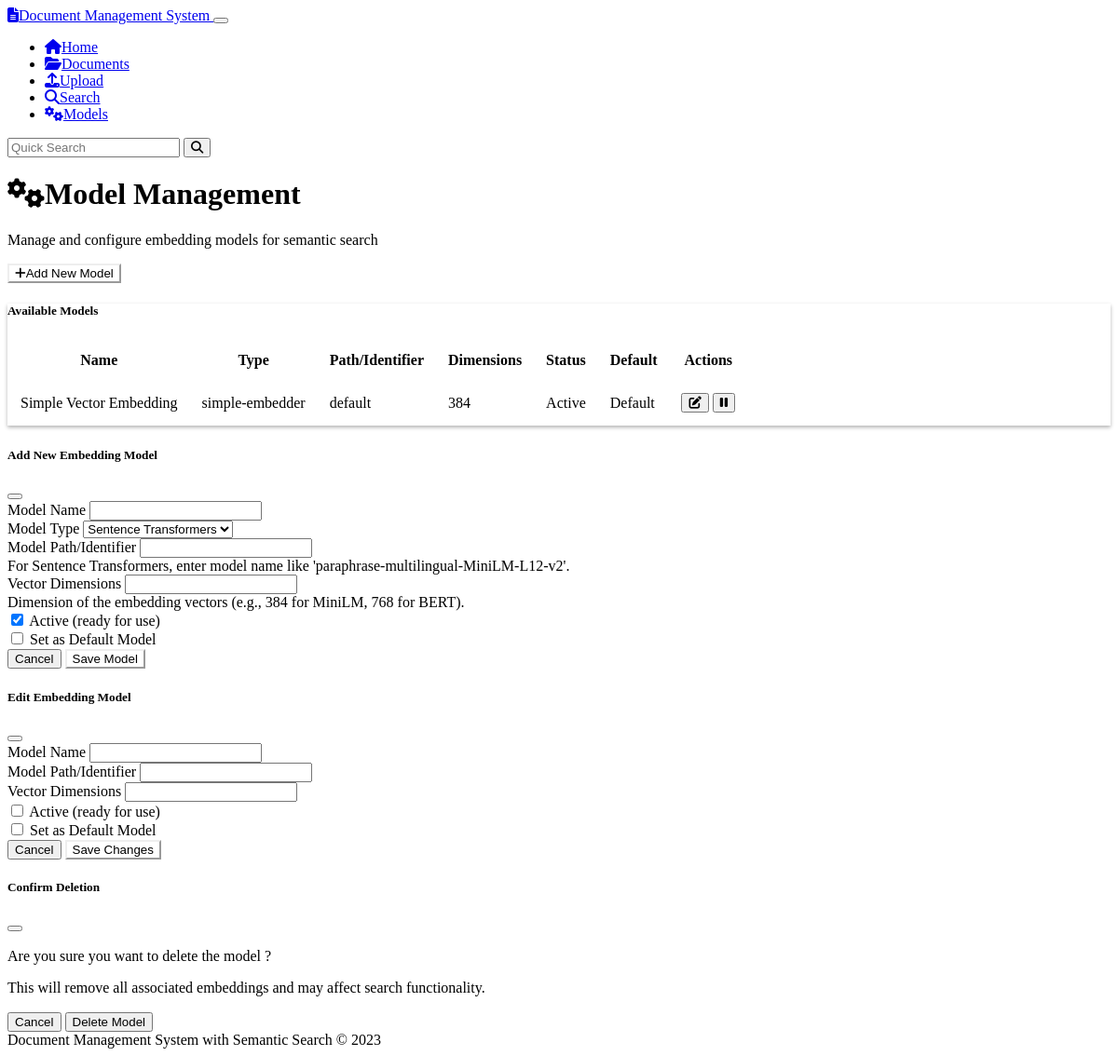
The page /models on the database as committed earlier.
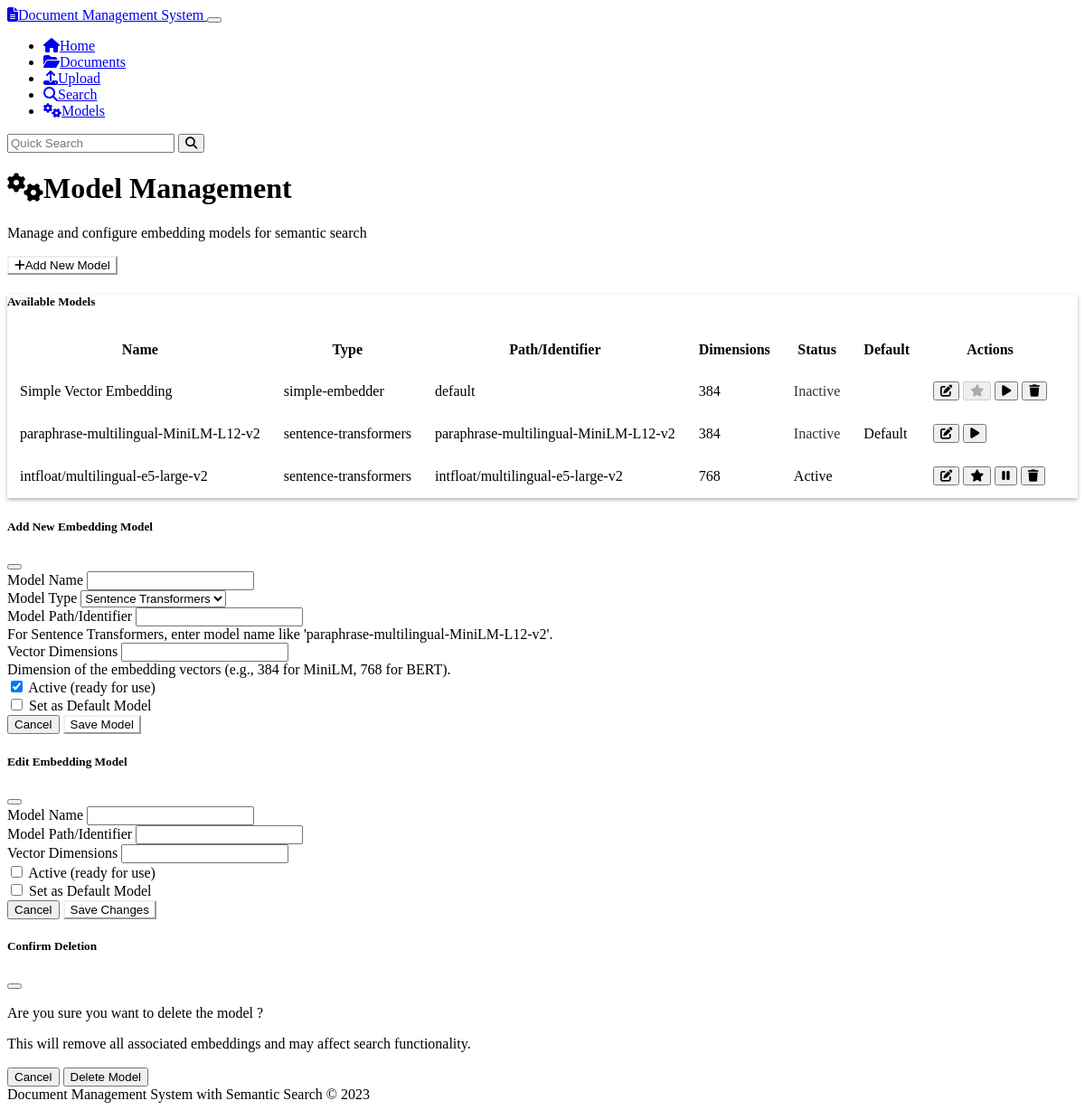
The same page on the database as committed later.
### models.py (models this page shows, shortened)
class EmbeddingModel(db.Model):
    id = db.Column(db.String(36), primary_key=True, default=lambda: str(uuid.uuid4()))
    name = db.Column(db.String(100), nullable=False, unique=True)
    model_type = db.Column(db.String(50), nullable=False)  # sentence-transformers, openai, etc.
    model_path = db.Column(db.String(255), nullable=False)  # Path or identifier for the model
    dimension = db.Column(db.Integer, nullable=False)
    is_active = db.Column(db.Boolean, default=True)
    is_default = db.Column(db.Boolean, default=False)
    config = db.Column(JSON, nullable=True)  # Additional configuration
    created_at = db.Column(db.DateTime, default=datetime.datetime.utcnow)
    embeddings = db.relationship('ChunkEmbedding', backref='model', cascade='all, delete-orphan')

### routes.py (the view)
@app.route('/models')
def model_management():
    models = EmbeddingModel.query.all()
    return render_template('model_management.html', models=models)

### templates/model_management.html (shortened to what this page needs)
{% extends 'base.html' %}
{% block content %}
<div class="row mb-4">
    <div class="col-md-6">
        <h1><i class="fas fa-cogs me-2"></i>Model Management</h1>
        <p class="text-muted">Manage and configure embedding models for semantic search</p>
    </div>
    <div class="col-md-6 text-md-end">
        <button type="button" class="btn btn-primary" data-bs-toggle="modal" data-bs-target="#addModelModal">
            <i class="fas fa-plus me-1"></i>Add New Model
        </button>
    </div>
</div>
<div class="row">
    <div class="col-12">
        <div class="card">
            <div class="card-header">
                <h5 class="mb-0">Available Models</h5>
            </div>
            <div class="table-responsive">
                <table class="table table-hover align-middle mb-0" id="models-table">
                    <thead>
                        <tr>
                            <th>Name</th>
                            <th>Type</th>
                            <th>Path/Identifier</th>
                            <th>Dimensions</th>
                            <th>Status</th>
                            <th>Default</th>
                            <th class="text-center">Actions</th>
                        </tr>
                    </thead>
                    <tbody>
                        {% for model in models %}
                            <tr data-model-id="{{ model.id }}">
                                <td>{{ model.name }}</td>
                                <td>{{ model.model_type }}</td>
                                <td>{{ model.model_path }}</td>
                                <td>{{ model.dimension }}</td>
                                <td>
                                    {% if model.is_active %}
                                        <span class="badge bg-success">Active</span>
                                    {% else %}
                                        <span class="badge bg-secondary">Inactive</span>
                                    {% endif %}
                                </td>
                                <td>
                                    {% if model.is_default %}
                                        <span class="badge bg-primary">Default</span>
                                    {% endif %}
                                </td>
                                <td>
                                    <div class="btn-group">
                                        <button type="button" class="btn btn-sm btn-outline-warning edit-model"
                                                data-model-id="{{ model.id }}" data-bs-toggle="modal" data-bs-target="#editModelModal">
                                            <i class="fas fa-edit"></i>
                                        </button>
                                        {% if not model.is_default %}
                                            <button type="button" class="btn btn-sm btn-outline-primary set-default-model"
                                                    data-model-id="{{ model.id }}" {% if not model.is_active %}disabled{% endif %}>
                                                <i class="fas fa-star"></i>
                                            </button>
                                        {% endif %}
                                        <button type="button" class="btn btn-sm btn-outline-{% if model.is_active %}secondary{% else %}success{% endif %} toggle-model-status"
                                                data-model-id="{{ model.id }}" data-current-status="{{ model.is_active|int }}">
                                            <i class="fas {% if model.is_active %}fa-pause{% else %}fa-play{% endif %}"></i>
                                        </button>
                                        {% if not model.is_default %}
                                            <button type="button" class="btn btn-sm btn-outline-danger delete-model"
                                                    data-model-id="{{ model.id }}" data-model-name="{{ model.name }}">
                                                <i class="fas fa-trash"></i>
                                            </button>
                                        {% endif %}
                                    </div>
                                </td>
                            </tr>
                        {% endfor %}
                    </tbody>
                </table>
            </div>
        </div>
    </div>
</div>
<div class="modal fade" id="addModelModal" tabindex="-1" aria-labelledby="addModelModalLabel" aria-hidden="true">
    <div class="modal-dialog modal-lg">
        <div class="modal-content">
            <div class="modal-header">
                <h5 class="modal-title" id="addModelModalLabel">Add New Embedding Model</h5>
                <button type="button" class="btn-close" data-bs-dismiss="modal" aria-label="Close"></button>
            </div>
            <div class="modal-body">
                <form id="add-model-form">
                    <div class="mb-3">
                        <label for="model-name" class="form-label">Model Name</label>
                        <input type="text" class="form-control" id="model-name" name="name" required>
                    </div>
                    <div class="mb-3">
                        <label for="model-type" class="form-label">Model Type</label>
                        <select class="form-select" id="model-type" name="model_type" required>
                            <option value="sentence-transformers">Sentence Transformers</option>
                        </select>
                    </div>
                    <div class="mb-3">
                        <label for="model-path" class="form-label">Model Path/Identifier</label>
                        <input type="text" class="form-control" id="model-path" name="model_path" required>
                        <div class="form-text">
                            For Sentence Transformers, enter model name like 'paraphrase-multilingual-MiniLM-L12-v2'.
                        </div>
                    </div>
                    <div class="mb-3">
                        <label for="model-dimension" class="form-label">Vector Dimensions</label>
                        <input type="number" class="form-control" id="model-dimension" name="dimension" required>
                        <div class="form-text">
                            Dimension of the embedding vectors (e.g., 384 for MiniLM, 768 for BERT).
                        </div>
                    </div>
                    <div class="form-check mb-3">
                        <input class="form-check-input" type="checkbox" id="model-active" name="is_active" checked>
                        <label class="form-check-label" for="model-active">
                            Active (ready for use)
                        </label>
                    </div>
                    <div class="form-check mb-3">
                        <input class="form-check-input" type="checkbox" id="model-default" name="is_default">
                        <label class="form-check-label" for="model-default">
                            Set as Default Model
                        </label>
                    </div>
                </form>
            </div>
            <div class="modal-footer">
                <button type="button" class="btn btn-secondary" data-bs-dismiss="modal">Cancel</button>
                <button type="button" class="btn btn-primary" id="save-new-model">Save Model</button>
            </div>
        </div>
    </div>
</div>
<div class="modal fade" id="editModelModal" tabindex="-1" aria-labelledby="editModelModalLabel" aria-hidden="true">
    <div class="modal-dialog modal-lg">
        <div class="modal-content">
            <div class="modal-header">
                <h5 class="modal-title" id="editModelModalLabel">Edit Embedding Model</h5>
                <button type="button" class="btn-close" data-bs-dismiss="modal" aria-label="Close"></button>
            </div>
            <div class="modal-body">
                <form id="edit-model-form">
                    <div class="mb-3">
                        <label for="edit-model-name" class="form-label">Model Name</label>
                        <input type="text" class="form-control" id="edit-model-name" name="name" required>
                    </div>
                    <div class="mb-3">
                        <label for="edit-model-path" class="form-label">Model Path/Identifier</label>
                        <input type="text" class="form-control" id="edit-model-path" name="model_path" required>
                    </div>
                    <div class="mb-3">
                        <label for="edit-model-dimension" class="form-label">Vector Dimensions</label>
                        <input type="number" class="form-control" id="edit-model-dimension" name="dimension" required>
                    </div>
                    <div class="form-check mb-3">
                        <input class="form-check-input" type="checkbox" id="edit-model-active" name="is_active">
                        <label class="form-check-label" for="edit-model-active">
                            Active (ready for use)
                        </label>
                    </div>
                    <div class="form-check mb-3">
                        <input class="form-check-input" type="checkbox" id="edit-model-default" name="is_default">
                        <label class="form-check-label" for="edit-model-default">
                            Set as Default Model
                        </label>
                    </div>
                </form>
            </div>
            <div class="modal-footer">
                <button type="button" class="btn btn-secondary" data-bs-dismiss="modal">Cancel</button>
                <button type="button" class="btn btn-primary" id="update-model">Save Changes</button>
            </div>
        </div>
    </div>
</div>
<div class="modal fade" id="deleteModelModal" tabindex="-1" aria-labelledby="deleteModelModalLabel" aria-hidden="true">
    <div class="modal-dialog">
        <div class="modal-content">
            <div class="modal-header">
                <h5 class="modal-title" id="deleteModelModalLabel">Confirm Deletion</h5>
                <button type="button" class="btn-close" data-bs-dismiss="modal" aria-label="Close"></button>
            </div>
            <div class="modal-body">
                <p>Are you sure you want to delete the model <strong id="delete-model-name"></strong>?</p>
                <p class="text-danger">This will remove all associated embeddings and may affect search functionality.</p>
            </div>
            <div class="modal-footer">
                <button type="button" class="btn btn-secondary" data-bs-dismiss="modal">Cancel</button>
                <button type="button" class="btn btn-danger" id="confirm-delete-model">Delete Model</button>
            </div>
        </div>
    </div>
</div>
{% endblock %}

### templates/base.html (shortened to what this page needs)
<!DOCTYPE html>
<html lang="en" data-bs-theme="dark">
<head>
    <link rel="stylesheet" href="https://cdn.replit.com/agent/bootstrap-agent-dark-theme.min.css">
    <link rel="stylesheet" href="https://cdnjs.cloudflare.com/ajax/libs/font-awesome/6.4.0/css/all.min.css">
    <link rel="stylesheet" href="{{ url_for('static', filename='css/custom.css') }}">
</head>
<body>
    <nav class="navbar navbar-expand-lg navbar-dark bg-dark">
        <div class="container">
            <a class="navbar-brand" href="{{ url_for('index') }}">
                <i class="fas fa-file-alt me-2"></i>Document Management System
            </a>
            <button class="navbar-toggler" type="button" data-bs-toggle="collapse" data-bs-target="#navbarNav"
                    aria-controls="navbarNav" aria-expanded="false" aria-label="Toggle navigation">
            </button>
            <div class="collapse navbar-collapse" id="navbarNav">
                <ul class="navbar-nav me-auto">
                    <li class="nav-item">
                        <a class="nav-link" href="{{ url_for('index') }}">
                            <i class="fas fa-home me-1"></i>Home
                        </a>
                    </li>
                    <li class="nav-item">
                        <a class="nav-link" href="{{ url_for('document_list') }}">
                            <i class="fas fa-folder-open me-1"></i>Documents
                        </a>
                    </li>
                    <li class="nav-item">
                        <a class="nav-link" href="{{ url_for('upload') }}">
                            <i class="fas fa-upload me-1"></i>Upload
                        </a>
                    </li>
                    <li class="nav-item">
                        <a class="nav-link" href="{{ url_for('search_page') }}">
                            <i class="fas fa-search me-1"></i>Search
                        </a>
                    </li>
                    <li class="nav-item">
                        <a class="nav-link" href="{{ url_for('model_management') }}">
                            <i class="fas fa-cogs me-1"></i>Models
                        </a>
                    </li>
                </ul>
                <form class="d-flex" action="{{ url_for('search_page') }}" method="get">
                    <input class="form-control me-2" type="search" name="query" placeholder="Quick Search" aria-label="Search">
                    <button class="btn btn-outline-info" type="submit">
                        <i class="fas fa-search"></i>
                    </button>
                </form>
            </div>
        </div>
    </nav>
    <div class="container py-4">
        {% block content %}{% endblock %}
    </div>
    <footer class="footer mt-auto py-3 bg-dark">
        <div class="container text-center">
            <span class="text-muted">Document Management System with Semantic Search &copy; 2023</span>
        </div>
    </footer>
</body>
</html>

### static/css/custom.css (style rules this page uses)
body { min-height: 100vh; display: flex; flex-direction: column; }
.footer { margin-top: auto; }
.badge.bg-secondary { opacity: 0.8; }
.card { box-shadow: 0 0.125rem 0.25rem rgba(0, 0, 0, 0.3); margin-bottom: 1.5rem; }
.card-header { font-weight: 500; }
.btn { font-weight: 500; }
.btn-primary { background-color: var(--bs-primary); border-color: var(--bs-primary); }
.table > :not(caption) > * > * { padding: 0.75rem; }
.modal-header { border-bottom: 1px solid rgba(255, 255, 255, 0.1); }
.modal-footer { border-top: 1px solid rgba(255, 255, 255, 0.1); }

Rows that differ between the two databases and show on the page:
changed EmbeddingModel "Simple Vector Embedding": is_active "Active" → "Inactive"; no longer shows "Default"
added EmbeddingModel: name "paraphrase-multilingual-MiniLM-L12-v2", model_type "sentence-transformers", model_path "paraphrase-multilingual-MiniLM-L12-v2", dimension "384", is_active "Inactive", is_default "Default"
added EmbeddingModel: name "intfloat/multilingual-e5-large-v2", model_type "sentence-transformers", model_path "intfloat/multilingual-e5-large-v2", dimension "768", is_active "Active"
